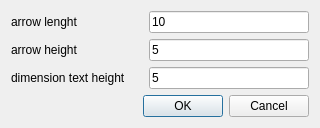
<?xml version="1.0" encoding="UTF-8"?>
<ui version="4.0">
 <class>Dialog_dimension_edit</class>
 <widget class="QDialog" name="Dialog_dimension_edit">
  <property name="geometry">
   <rect>
    <x>0</x>
    <y>0</y>
    <width>320</width>
    <height>126</height>
   </rect>
  </property>
  <property name="windowTitle">
   <string>dimension format</string>
  </property>
  <property name="windowIcon">
   <iconset resource="../icons.qrc">
    <normaloff>:/icons/dimension_edit.svg</normaloff>:/icons/dimension_edit.svg</iconset>
  </property>
  <layout class="QGridLayout" name="gridLayout">
   <item row="0" column="0" colspan="2">
    <widget class="QLabel" name="label">
     <property name="text">
      <string>arrow lenght</string>
     </property>
    </widget>
   </item>
   <item row="0" column="2">
    <widget class="QLineEdit" name="lineEdit_arrow_lenght">
     <property name="text">
      <string>10</string>
     </property>
    </widget>
   </item>
   <item row="1" column="0" colspan="2">
    <widget class="QLabel" name="label_2">
     <property name="text">
      <string>arrow height</string>
     </property>
    </widget>
   </item>
   <item row="1" column="2">
    <widget class="QLineEdit" name="lineEdit_arrow_height">
     <property name="text">
      <string>5</string>
     </property>
    </widget>
   </item>
   <item row="2" column="0" colspan="2">
    <widget class="QLabel" name="label_3">
     <property name="text">
      <string>dimension text height</string>
     </property>
    </widget>
   </item>
   <item row="2" column="2">
    <widget class="QLineEdit" name="lineEdit_dimension_text_height">
     <property name="text">
      <string>5</string>
     </property>
    </widget>
   </item>
   <item row="3" column="0">
    <spacer name="horizontalSpacer">
     <property name="orientation">
      <enum>Qt::Horizontal</enum>
     </property>
     <property name="sizeHint" stdset="0">
      <size>
       <width>127</width>
       <height>20</height>
      </size>
     </property>
    </spacer>
   </item>
   <item row="3" column="1" colspan="2">
    <widget class="QDialogButtonBox" name="buttonBox">
     <property name="standardButtons">
      <set>QDialogButtonBox::Cancel|QDialogButtonBox::Ok</set>
     </property>
    </widget>
   </item>
  </layout>
 </widget>
 <resources>
  <include location="../icons.qrc"/>
 </resources>
 <connections/>
</ui>
